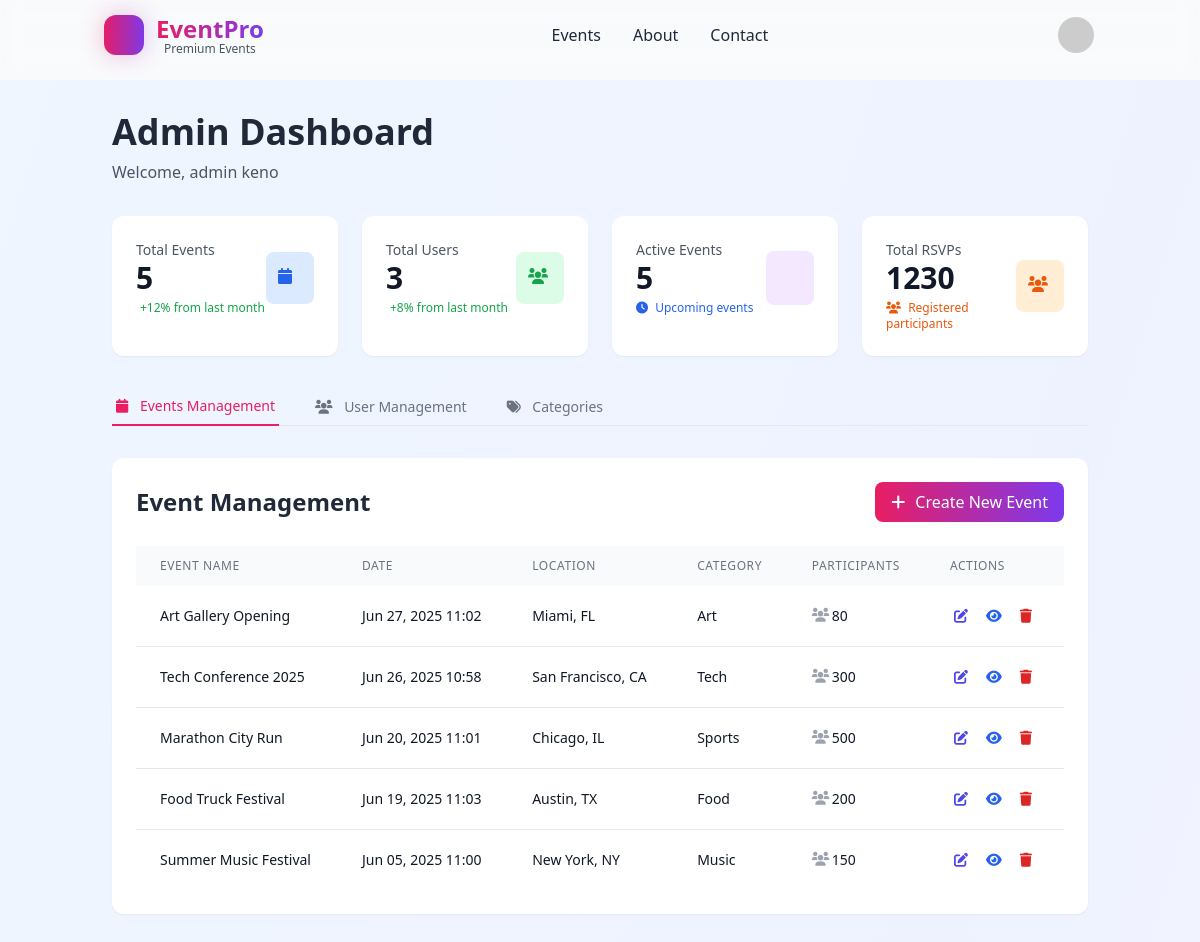
/events/dashboard/admin/ (signed in), run on the app's committed database.
### users/models.py (models this page shows, shortened)
class User(AbstractUser):
    ROLE_CHOICES = (
        ('admin', 'Admin'),
        ('manager', 'Manager'),
        ('client', 'Client'),
    )
    first_name = models.CharField(max_length=50)
    last_name = models.CharField(max_length=50)
    date_of_birth = models.DateField(null=True, blank=True)
    profile_picture = models.ImageField(upload_to='profile_pics/', null=True, blank=True)
    email = models.EmailField(unique=True, blank=True, null=True)  # Email optional
    role = models.CharField(max_length=10, choices=ROLE_CHOICES, default='client')
    address = models.TextField(blank=True)
    phone_number = models.CharField(max_length=15, blank=True)
    is_active = models.BooleanField(default=False)
    USERNAME_FIELD = 'username'
    REQUIRED_FIELDS = ['first_name', 'last_name']
    objects = CustomUserManager()

### event/models.py (models this page shows, shortened)
class Event(models.Model):
    event_name = models.CharField(max_length=200)
    event_address = models.TextField()
    event_location = models.CharField(max_length=200)
    event_date_time = models.DateTimeField()
    event_category = models.ForeignKey('EventCategory', on_delete=models.SET_NULL, null=True)
    total_participants = models.PositiveIntegerField(default=0)
    participants = models.ManyToManyField(User, related_name='events', blank=True)
    event_image = models.ImageField(upload_to='event_images/', null=True, blank=True)

class EventCategory(models.Model):
    name = models.CharField(max_length=100, unique=True)

### event/views.py (the view)
# urls.py: path('dashboard/admin/', AdminDashboardView.as_view(), name='admin_dashboard'),
class AdminDashboardView(LoginRequiredMixin, RoleRequiredMixin, TemplateView):
    template_name = 'dashboard/admin_dashboard.html'
    allowed_roles = ['admin']
    def get_context_data(self, **kwargs):
        context = super().get_context_data(**kwargs)
        event_status = self.request.GET.get('event_status', '')
        search_query = self.request.GET.get('search', '')
        role_filter = self.request.GET.get('role', '')
        status_filter = self.request.GET.get('status', '')
        events = Event.objects.all().order_by('-event_date_time')
        if event_status:
            now = timezone.now()
            if event_status == 'upcoming':
                events = events.filter(event_date_time__gte=now)
            elif event_status == 'past':
                events = events.filter(event_date_time__lt=now)
        if search_query:
            events = events.filter(
                models.Q(event_name__icontains=search_query) |
                models.Q(status__icontains=search_query) |
                models.Q(event_location__icontains=search_query)
            )
        users = User.objects.all().order_by('-date_joined')
        if role_filter:
            users = users.filter(role=role_filter)
        if status_filter:
            users = users.filter(is_active=(status_filter == 'active'))
        if search_query:
            users = users.filter(
                models.Q(first_name__icontains=search_query) |
                models.Q(last_name__icontains=search_query) |
                models.Q(email__icontains=search_query)
            )
        context['events'] = events
        context['users'] = users
        context['categories'] = EventCategory.objects.all()
        context['total_events'] = Event.objects.count()
        context['total_users'] = User.objects.count()
        context['active_events'] = Event.objects.filter(event_date_time__gte=timezone.now()).count()
        context['total_rsvps'] = Event.objects.aggregate(
            total=models.Sum('total_participants')
        )['total'] or 0
        context['event_status'] = event_status
        context['search_query'] = search_query
        context['role_filter'] = role_filter
        context['status_filter'] = status_filter
        return context

### event/views.py (called while the page is built)
    def dispatch(self, request, *args, **kwargs):
        if not request.user.is_authenticated or request.user.role not in self.allowed_roles:
            messages.error(request, "You don't have permission to access this page.")
            return redirect('client_dashboard')
        return super().dispatch(request, *args, **kwargs)

### templates/dashboard/admin_dashboard.html (shortened to what this page needs)
{% extends 'base.html' %}
{% load static %}
{% block content %}
<div class="min-h-screen bg-gradient-to-br from-blue-50 via-indigo-50 to-purple-50">
    <div class="container mx-auto px-4 sm:px-6 py-8">
        <div class="flex flex-col sm:flex-row justify-between items-start sm:items-center mb-8 gap-4">
            <div>
                <h1 class="text-3xl sm:text-4xl font-bold text-gray-800 mb-2">Admin Dashboard</h1>
                <p class="text-gray-600">Welcome, {{ user.first_name }} {{ user.last_name }}</p>
            </div>
        </div>
        <div class="grid grid-cols-1 sm:grid-cols-2 lg:grid-cols-4 gap-6 mb-8">
            <div class="bg-white rounded-xl shadow-sm hover:shadow-lg transition-shadow p-6">
                <div class="flex items-center justify-between">
                    <div>
                        <p class="text-sm font-medium text-gray-600">Total Events</p>
                        <p class="text-3xl font-bold text-gray-900">{{ total_events }}</p>
                        <p class="text-xs text-green-600 mt-1">
                            +12% from last month
                        </p>
                    </div>
                    <div class="bg-blue-100 p-3 rounded-lg">
                        <i class="fas fa-calendar h-6 w-6 text-blue-600"></i>
                    </div>
                </div>
            </div>
            <div class="bg-white rounded-xl shadow-sm hover:shadow-lg transition-shadow p-6">
                <div class="flex items-center justify-between">
                    <div>
                        <p class="text-sm font-medium text-gray-600">Total Users</p>
                        <p class="text-3xl font-bold text-gray-900">{{ total_users }}</p>
                        <p class="text-xs text-green-600 mt-1">
                            +8% from last month
                        </p>
                    </div>
                    <div class="bg-green-100 p-3 rounded-lg">
                        <i class="fas fa-users h-6 w-6 text-green-600"></i>
                    </div>
                </div>
            </div>
            <div class="bg-white rounded-xl shadow-sm hover:shadow-lg transition-shadow p-6">
                <div class="flex items-center justify-between">
                    <div>
                        <p class="text-sm font-medium text-gray-600">Active Events</p>
                        <p class="text-3xl font-bold text-gray-900">{{ active_events }}</p>
                        <p class="text-xs text-blue-600 mt-1">
                            <i class="fas fa-clock h-3 w-3 inline mr-1"></i>
                            Upcoming events
                        </p>
                    </div>
                    <div class="bg-purple-100 p-3 rounded-lg">
                        <i class="fas fa-trending-up h-6 w-6 text-purple-600"></i>
                    </div>
                </div>
            </div>
            <div class="bg-white rounded-xl shadow-sm hover:shadow-lg transition-shadow p-6">
                <div class="flex items-center justify-between">
                    <div>
                        <p class="text-sm font-medium text-gray-600">Total RSVPs</p>
                        <p class="text-3xl font-bold text-gray-900">{{ total_rsvps }}</p>
                        <p class="text-xs text-orange-600 mt-1">
                            <i class="fas fa-users h-3 w-3 inline mr-1"></i>
                            Registered participants
                        </p>
                    </div>
                    <div class="bg-orange-100 p-3 rounded-lg">
                        <i class="fas fa-users h-6 w-6 text-orange-600"></i>
                    </div>
                </div>
            </div>
        </div>
        <div class="mb-8">
            <div class="border-b border-gray-200">
                <nav class="-mb-px flex space-x-8 overflow-x-auto">
                    <button class="tab-btn {% if not request.GET.tab or request.GET.tab == 'events' %}active border-b-2 border-primary text-primary{% else %}border-transparent text-gray-500 hover:text-gray-700 hover:border-gray-300{% endif %} py-2 px-1 text-sm font-medium whitespace-nowrap" data-tab="events">
                        <i class="fas fa-calendar h-4 w-4 inline mr-2"></i>
                        Events Management
                    </button>
                    <button class="tab-btn {% if request.GET.tab == 'users' %}active border-b-2 border-primary text-primary{% else %}border-transparent text-gray-500 hover:text-gray-700 hover:border-gray-300{% endif %} py-2 px-1 text-sm font-medium whitespace-nowrap" data-tab="users">
                        <i class="fas fa-users h-4 w-4 inline mr-2"></i>
                        User Management
                    </button>
                    <button class="tab-btn {% if request.GET.tab == 'categories' %}active border-b-2 border-primary text-primary{% else %}border-transparent text-gray-500 hover:text-gray-700 hover:border-gray-300{% endif %} py-2 px-1 text-sm font-medium whitespace-nowrap" data-tab="categories">
                        <i class="fas fa-tags h-4 w-4 inline mr-2"></i>
                        Categories
                    </button>
                </nav>
            </div>
        </div>
        <div id="events-tab" class="tab-content {% if request.GET.tab == 'users' or request.GET.tab == 'categories' %}hidden{% endif %}">
            <div class="bg-white rounded-xl shadow-sm p-6 mb-6">
                <div class="flex flex-col sm:flex-row justify-between items-start sm:items-center mb-6 gap-4">
                    <h2 class="text-2xl font-semibold text-gray-800">Event Management</h2>
                    <div class="flex flex-col sm:flex-row gap-3 w-full sm:w-auto">
                        <a href="{% url 'event_create' %}" class="bg-gradient-to-r from-primary to-secondary text-white px-4 py-2 rounded-lg flex items-center justify-center space-x-2 transition-opacity hover:opacity-90">
                            <i class="fas fa-plus h-4 w-4"></i>
                            <span>Create New Event</span>
                        </a>
                    </div>
                </div>
                <div class="overflow-x-auto">
                    <table class="w-full table-auto">
                        <thead>
                            <tr class="bg-gray-50">
                                <th class="px-6 py-3 text-left text-xs font-medium text-gray-500 uppercase tracking-wider">Event Name</th>
                                <th class="px-6 py-3 text-left text-xs font-medium text-gray-500 uppercase tracking-wider">Date</th>
                                <th class="px-6 py-3 text-left text-xs font-medium text-gray-500 uppercase tracking-wider">Location</th>
                                <th class="px-6 py-3 text-left text-xs font-medium text-gray-500 uppercase tracking-wider">Category</th>
                                <th class="px-6 py-3 text-left text-xs font-medium text-gray-500 uppercase tracking-wider">Participants</th>
                                <th class="px-6 py-3 text-left text-xs font-medium text-gray-500 uppercase tracking-wider">Actions</th>
                            </tr>
                        </thead>
                        <tbody class="bg-white divide-y divide-gray-200">
                            {% for event in events %}
                            <tr class="hover:bg-gray-50 transition-colors">
                                <td class="px-6 py-4 whitespace-nowrap">
                                    <div class="text-sm font-medium text-gray-900">{{ event.event_name }}</div>
                                </td>
                                <td class="px-6 py-4 whitespace-nowrap">
                                    <div class="text-sm text-gray-900">{{ event.event_date_time|date:"M d, Y H:i" }}</div>
                                </td>
                                <td class="px-6 py-4 whitespace-nowrap">
                                    <div class="text-sm text-gray-900">{{ event.event_location }}</div>
                                </td>
                                <td class="px-6 py-4 whitespace-nowrap">
                                    <div class="text-sm text-gray-900">{{ event.event_category.name|default:"Other" }}</div>
                                </td>
                                <td class="px-6 py-4 whitespace-nowrap">
                                    <div class="text-sm text-gray-900 flex items-center">
                                        <i class="fas fa-users h-4 w-4 mr-1 text-gray-400"></i>
                                        {{ event.total_participants|default:0 }}
                                    </div>
                                </td>
                                <td class="px-6 py-4 whitespace-nowrap text-sm font-medium">
                                    <div class="flex space-x-2">
                                        <a href="{% url 'event_update' pk=event.id %}" class="text-indigo-600 hover:text-indigo-900 p-1 rounded hover:bg-indigo-50 transition-colors" title="Edit Event">
                                            <i class="fas fa-edit h-4 w-4"></i>
                                        </a>
                                        <a href="{% url 'event_detail' pk=event.id %}" class="text-blue-600 hover:text-blue-900 p-1 rounded hover:bg-blue-50 transition-colors" title="View Event">
                                            <i class="fas fa-eye h-4 w-4"></i>
                                        </a>
                                        <form action="{% url 'event_delete' pk=event.id %}" method="POST" onsubmit="return confirm('Are you sure you want to delete this event? This action cannot be undone.');" class="inline">
                                            <button type="submit" class="text-red-600 hover:text-red-900 p-1 rounded hover:bg-red-50 transition-colors" title="Delete Event">
                                                <i class="fas fa-trash h-4 w-4"></i>
                                            </button>
                                        </form>
                                    </div>
                                </td>
                            </tr>
                            {% endfor %}
                        </tbody>
                    </table>
                </div>
            </div>
        </div>
    </div>
</div>
{% endblock %}

### data on the page
User: first_name "admin", last_name "keno"
Event: event_name "Art Gallery Opening", event_date_time "Jun 27, 2025 11:02", event_location "Miami, FL", event_category.name "Art", total_participants "80"
Event: event_name "Tech Conference 2025", event_date_time "Jun 26, 2025 10:58", event_location "San Francisco, CA", event_category.name "Tech", total_participants "300"
Event: event_name "Marathon City Run", event_date_time "Jun 20, 2025 11:01", event_location "Chicago, IL", event_category.name "Sports", total_participants "500"
Event: event_name "Food Truck Festival", event_date_time "Jun 19, 2025 11:03", event_location "Austin, TX", event_category.name "Food", total_participants "200"
Event: event_name "Summer Music Festival", event_date_time "Jun 05, 2025 11:00", event_location "New York, NY", event_category.name "Music", total_participants "150"

### other printed values
{{ total_events }} "5"
{{ total_users }} "3"
{{ active_events }} "5"
{{ total_rsvps }} "1230"
